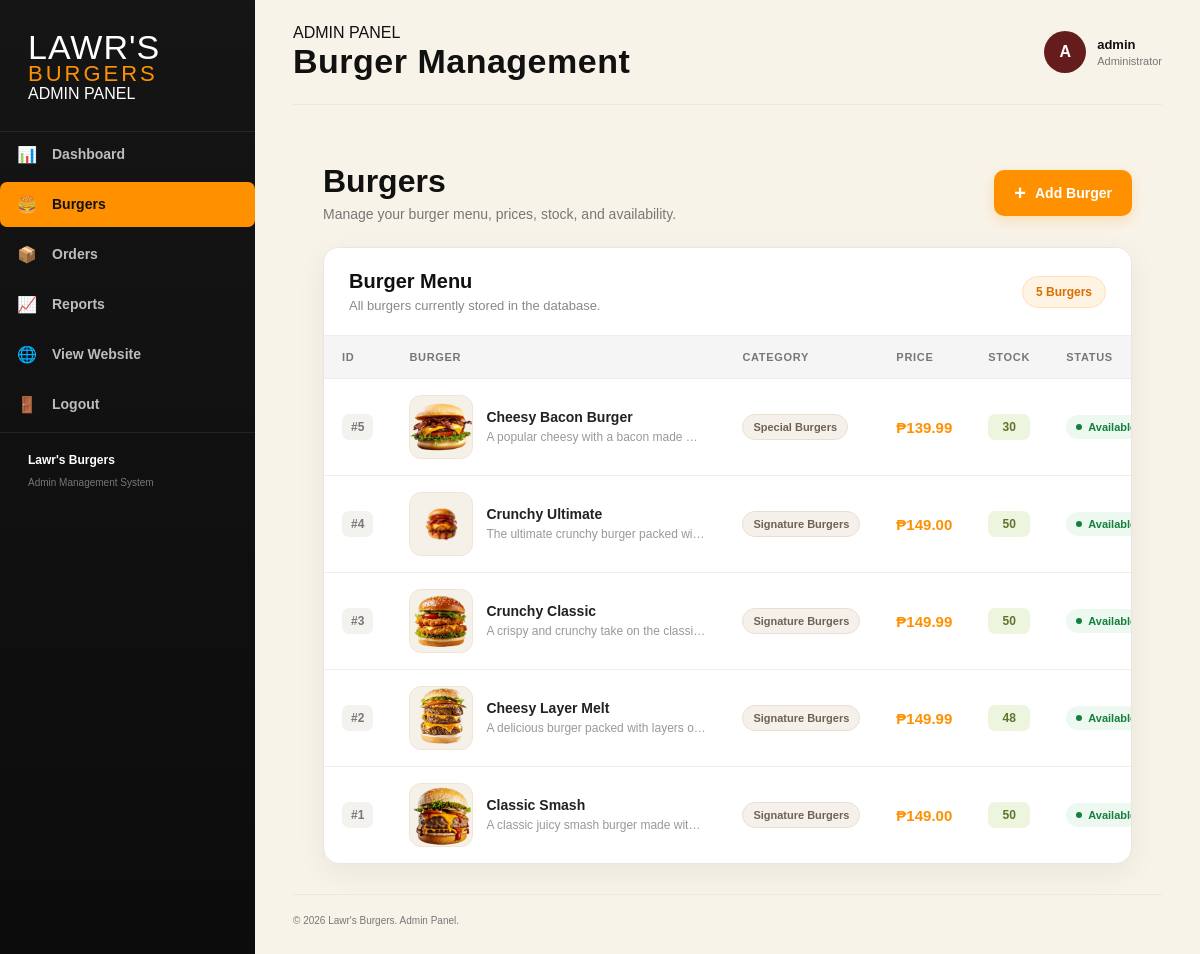
The app's page /admin/burgers.php (signed in) with its own data.
### tables this page shows
CREATE TABLE burgers (
    id INT NOT NULL AUTO_INCREMENT,
    name VARCHAR(255) NOT NULL,
    description TEXT NOT NULL,
    price DECIMAL(10,2) NOT NULL,
    image VARCHAR(255) NOT NULL,
    category VARCHAR(100) NOT NULL,
    available TINYINT(1) NOT NULL DEFAULT 1,
    stock_quantity INT NOT NULL DEFAULT 0,
    created_at TIMESTAMP NOT NULL DEFAULT CURRENT_TIMESTAMP,
    updated_at TIMESTAMP NOT NULL DEFAULT CURRENT_TIMESTAMP ON UPDATE CURRENT_TIMESTAMP,
    PRIMARY KEY (id)
);

### admin/burgers.php (the view, shortened to what this page needs)
<?php
require_once "../config/db.php";
$sql = "
    SELECT
        id,
        name,
        description,
        price,
        image,
        category,
        available,
        stock_quantity,
        created_at
    FROM burgers
    ORDER BY id DESC
";
$result = $conn->query($sql);
?>
<!DOCTYPE html>
<html lang="en">
<head>
    <link rel="stylesheet" href="../css/admin.css">
</head>
<body>
<div class="admin-layout">
    <aside class="admin-sidebar">
        <div class="sidebar-brand">
            <div class="brand-main">
                LAWR'S
            </div>
            <div class="brand-sub">
                BURGERS
            </div>
            <div class="sidebar-label">
                ADMIN PANEL
            </div>
        </div>
        <nav class="sidebar-nav">
            <a href="dashboard.php" class="nav-item">
                <span class="nav-icon">📊</span>
                <span>
                    Dashboard
                </span>
            </a>
            <a href="burgers.php" class="nav-item active">
                <span class="nav-icon">🍔</span>
                <span>
                    Burgers
                </span>
            </a>
            <a href="orders.php" class="nav-item">
                <span class="nav-icon">📦</span>
                <span>
                    Orders
                </span>
            </a>
            <a href="reports.php" class="nav-item">
                <span class="nav-icon">📈</span>
                <span>
                    Reports
                </span>
            </a>
            <a href="../index.php" class="nav-item">
                <span class="nav-icon">🌐</span>
                <span>
                    View Website
                </span>
            </a>
            <a href="../logout.php" class="nav-item logout-link">
                <span class="nav-icon">🚪</span>
                <span>
                    Logout
                </span>
            </a>
        </nav>
        <div class="sidebar-footer">
            <p>
                Lawr's Burgers
            </p>
            <span>
                Admin Management System
            </span>
        </div>
    </aside>
    <main class="admin-main">
        <header class="admin-topbar">
            <div>
                <span class="page-label">
                    ADMIN PANEL
                </span>
                <h1>
                    Burger Management
                </h1>
            </div>
            <div class="admin-user">
                <div class="user-avatar">
                    <?php echo strtoupper(substr($_SESSION["admin_username"], 0, 1)); ?>
                </div>
                <div class="user-info">
                    <strong>
                        <?php echo htmlspecialchars($_SESSION["admin_username"]); ?>
                    </strong>
                    <span>
                        Administrator
                    </span>
                </div>
            </div>
        </header>
        <section class="admin-content">
            <div class="content-header">
                <div>
                    <h2>
                        Burgers
                    </h2>
                    <p>
                        Manage your burger menu, prices, stock, and availability.
                    </p>
                </div>
                <a href="add_burger.php" class="admin-button">
                    <span>+</span>
                    Add Burger
                </a>
            </div>
            <div class="admin-card burger-management-card">
                <div class="card-header">
                    <div>
                        <h3>
                            Burger Menu
                        </h3>
                        <p>
                            All burgers currently stored in the database.
                        </p>
                    </div>
                    <div class="burger-count">
                        <?php echo $result->num_rows; ?>
                        Burger<?php echo ($result->num_rows != 1) ? "s" : ""; ?>
                    </div>
                </div>
                <div class="table-wrapper">
                    <table class="admin-table">
                        <thead>
                            <tr>
                                <th>
                                    ID
                                </th>
                                <th>
                                    Burger
                                </th>
                                <th>
                                    Category
                                </th>
                                <th>
                                    Price
                                </th>
                                <th>
                                    Stock
                                </th>
                                <th>
                                    Status
                                </th>
                            </tr>
                        </thead>
                        <tbody>
                        <?php if ($result->num_rows > 0): ?>
                            <?php while ($burger = $result->fetch_assoc()): ?>
                                <tr>
                                    <td>
                                        <span class="burger-id">
                                            #<?php echo $burger["id"]; ?>
                                        </span>
                                    </td>
                                    <td>
                                        <div class="burger-table-info">
                                            <div class="burger-table-image">
                                                <?php if (!empty($burger["image"])): ?>
                                                    <img
                                                        src="../assets/<?php echo htmlspecialchars($burger["image"]); ?>"
                                                        alt="<?php echo htmlspecialchars($burger["name"]); ?>"
                                                        onerror="this.style.display='none';"
                                                    >
                                                <?php else: ?>
                                                    <span>
                                                        🍔
                                                    </span>
                                                <?php endif; ?>
                                            </div>
                                            <div class="burger-table-details">
                                                <strong>
                                                    <?php echo htmlspecialchars($burger["name"]); ?>
                                                </strong>
                                                <span>
                                                    <?php
                                                    $description = $burger["description"] ?? "";
                                                    if (strlen($description) > 55) {
                                                        echo htmlspecialchars(
                                                            substr($description, 0, 55)
                                                        ) . "...";
                                                    } else {
                                                        echo htmlspecialchars($description);
                                                    }
                                                    ?>
                                                </span>
                                            </div>
                                        </div>
                                    </td>
                                    <td>
                                        <span class="category-badge">
                                            <?php echo htmlspecialchars($burger["category"]); ?>
                                        </span>
                                    </td>
                                    <td>
                                        <strong class="burger-price">
                                            ₱<?php echo number_format((float)$burger["price"], 2); ?>
                                        </strong>
                                    </td>
                                    <td>
                                        <?php
                                        $stock = (int)$burger["stock_quantity"];
                                        if ($stock <= 0) {
                                            $stock_class = "stock-out";
                                        } elseif ($stock <= 10) {
                                            $stock_class = "stock-low";
                                        } else {
                                            $stock_class = "stock-good";
                                        }
                                        ?>
                                        <span class="stock-badge <?php echo $stock_class; ?>">
                                            <?php echo $stock; ?>
                                        </span>
                                    </td>
                                    <td>
                                        <?php if ((int)$burger["available"] === 1): ?>
                                            <span class="status-badge status-available">
                                                Available
                                            </span>
                                        <?php else: ?>
                                            <span class="status-badge status-unavailable">
                                                Unavailable
                                            </span>
                                        <?php endif; ?>
                                    </td>
                                </tr>
                            <?php endwhile; ?>
                        <?php endif; ?>
                        </tbody>
                    </table>
                </div>
            </div>
        </section>
        <footer class="admin-footer">
            <p>
                © <?php echo date("Y"); ?> Lawr's Burgers. Admin Panel.
            </p>
        </footer>
    </main>
</div>
</body>
</html>

### records on screen
burgers: id "5", image (picture), name "Cheesy Bacon Burger", description "A popular cheesy with a bacon made…", category "Special Burgers", price "139.99", stock_quantity "30", available "Available"
burgers: id "4", image (picture), name "Crunchy Ultimate", description "The ultimate crunchy burger packed wi…", category "Signature Burgers", price "149.00", stock_quantity "50", available "Available"
burgers: id "3", image (picture), name "Crunchy Classic", description "A crispy and crunchy take on the classi…", category "Signature Burgers", price "149.99", stock_quantity "50", available "Available"
burgers: id "2", image (picture), name "Cheesy Layer Melt", description "A delicious burger packed with layers o…", category "Signature Burgers", price "149.99", stock_quantity "48", available "Available"
burgers: id "1", image (picture), name "Classic Smash", description "A classic juicy smash burger made wit…", category "Signature Burgers", price "149.00", stock_quantity "50", available "Available"

### other values on screen
substr($_SESSION["admin_username"], 0, 1) "A"
$_SESSION["admin_username"] "admin"
$result->num_rows "5"
